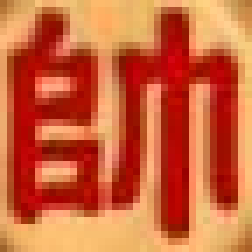
//> input picture red_general.png, 36 x 36 px (shown 7 times larger)
$ ./WPFHOG ../red_general.png   (built with g++ and OpenCV 4)
//> lines starting //> are read from the running program, lines starting //| are printed output that depends on the picture
//> further down, image is the input picture: 36 rows x 36 cols, CV_8UC3; mean B, G, R 59.9, 100.3, 205.6
### hog/feature.h
#include "opencv/cv.h"
#include "opencv2/objdetect/objdetect.hpp"
#include "opencv2/highgui/highgui.hpp"

typedef struct{
	int sizeX;
	int sizeY;
	int numFeatures;
	float *map;
} FeatureMap;
int getFeature(const IplImage * image, const int k, FeatureMap **map);


/*
// Feature map Normalization and Truncation
//
// API
// int normalizationAndTruncationFeatureMaps(featureMap *map, const float alfa);
// INPUT
// map               - feature map
// alfa              - truncation threshold
// OUTPUT
// map               - truncated and normalized feature map
// RESULT
// Error status
*/
int normalizehog(FeatureMap *map, const float alfa);

/*
// Feature map reduction
// In each cell we reduce dimension of the feature vector
// according to original paper special procedure
//
// API
// int PCAFeatureMaps(featureMap *map)
// INPUT
// map               - feature map
// OUTPUT
// map               - feature map
// RESULT
// Error status
*/
int PCAFeature(FeatureMap *map);

### hog/feature.cpp
#include "opencv/cv.h"
#include "opencv2/objdetect/objdetect.hpp"
#include "opencv2/highgui/highgui.hpp"
#include "feature.h"
#define PI CV_PI
#define NUM_SECTOR 9


#ifndef max
#define max(a,b)            (((a) > (b)) ? (a) : (b))
#endif

#ifndef min
#define min(a,b)            (((a) < (b)) ? (a) : (b))
#endif

/*
// Getting feature map for the selected subimage
//
// API
// int getFeatureMaps(const IplImage * image, const int k, featureMap **map);
// INPUT
// image             - selected subimage
// k                 - size of cells
// OUTPUT
// map               - feature map
// RESULT
// Error status
*/
int getFeature(const IplImage* image, const int k, FeatureMap **map)
{
//> called with k = 8
    int sizeX, sizeY;
    int p, px, stringSize;
    int height, width, numChannels;
    int i, j, kk, c, ii, jj, d;
    float  * datadx, * datady;

    int   ch;

    float magnitude, x, y, tx, ty;

    IplImage * dx, * dy;
    int *nearest;
    float *w, a_x, b_x;


    float kernel[3] = {-1.f, 0.f, 1.f};
    CvMat kernel_dx = cvMat(1, 3, CV_32F, kernel);
    CvMat kernel_dy = cvMat(3, 1, CV_32F, kernel);


    float * r;
    int   * alfa;

    float boundary_x[NUM_SECTOR + 1];
    float boundary_y[NUM_SECTOR + 1];
    float max, dotProd;
    int   maxi;

    height = image->height;
    width  = image->width ;

    numChannels = image->nChannels;

    dx    = cvCreateImage(cvSize(image->width, image->height),
                          IPL_DEPTH_32F, 3);
    dy    = cvCreateImage(cvSize(image->width, image->height),
                          IPL_DEPTH_32F, 3);

    sizeX = width  / k;
    sizeY = height / k;
    /*px    = 3 * NUM_SECTOR;
    p     = px;*/
	p = NUM_SECTOR;
    stringSize = sizeX * p;
    //allocFeatureMapObject(map, sizeX, sizeY, p);


	(*map) = (FeatureMap *)malloc(sizeof(FeatureMap));
	(*map)->sizeX       = sizeX;
	(*map)->sizeY       = sizeY;
	(*map)->numFeatures = p;
	(*map)->map = (float *) malloc(sizeof (float) *
		(sizeX * sizeY  * p));
	for(int i = 0; i < sizeX * sizeY * p; i++)
	{
		(*map)->map[i] = 0.0f;
	}


    cvFilter2D(image, dx, &kernel_dx, cvPoint(-1, 0));
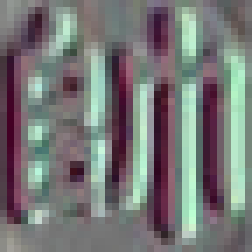
//> dx: 36 rows x 36 cols, CV_32FC3 (shown 7 times larger); mean B, G, R 0.3, 1, 0.4; drawn with min black and max white
    cvFilter2D(image, dy, &kernel_dy, cvPoint(0, -1));
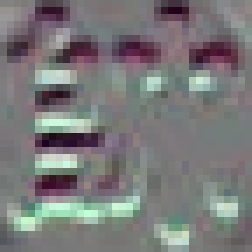
//> dy: 36 rows x 36 cols, CV_32FC3 (shown 7 times larger); mean B, G, R -0.3, -0.2, 0.1; drawn with min black and max white

    float arg_vector;
    for(i = 0; i <= NUM_SECTOR; i++)
    {
        arg_vector    = ( (float) i ) * ( (float)(PI) / (float)(NUM_SECTOR) );
        boundary_x[i] = cosf(arg_vector);
        boundary_y[i] = sinf(arg_vector);
    }/*for(i = 0; i <= NUM_SECTOR; i++) */

    r    = (float *)malloc( sizeof(float) * (width * height));
    alfa = (int   *)malloc( sizeof(int  ) * (width * height * 2));

    for(j = 1; j < height - 1; j++)
    {
        datadx = (float*)(dx->imageData + dx->widthStep * j);
        datady = (float*)(dy->imageData + dy->widthStep * j);
        for(i = 1; i < width - 1; i++)
        {
            c = 0;
            x = (datadx[i * numChannels + c]);
            y = (datady[i * numChannels + c]);

            r[j * width + i] =sqrtf(x * x + y * y);
            for(ch = 1; ch < numChannels; ch++)
            {
                tx = (datadx[i * numChannels + ch]);
                ty = (datady[i * numChannels + ch]);
                magnitude = sqrtf(tx * tx + ty * ty);
                if(magnitude > r[j * width + i])
                {
                    r[j * width + i] = magnitude;
                    c = ch;
                    x = tx;
                    y = ty;
                }
            }/*for(ch = 1; ch < numChannels; ch++)*/

            max  = boundary_x[0] * x + boundary_y[0] * y;
            maxi = 0;
            for (kk = 0; kk < NUM_SECTOR; kk++)
            {
                dotProd = boundary_x[kk] * x + boundary_y[kk] * y;
                if (dotProd > max)
                {
                    max  = dotProd;
                    maxi = kk;
                }
                else
                {
                    if (-dotProd > max)
                    {
                        max  = -dotProd;
                        maxi = kk + NUM_SECTOR;
                    }
                }
            }
            alfa[j * width * 2 + i * 2    ] = maxi % NUM_SECTOR;
            alfa[j * width * 2 + i * 2 + 1] = maxi;
        }/*for(i = 0; i < width; i++)*/
    }/*for(j = 0; j < height; j++)*/
//> this loop made 34 passes
//> (c, x, y, tx, ty, magnitude) on passes 1 to 8: (1, -24, 10, -6, 20, 20.88), (0, -31, 24, -14, 31, 34.01), (1, -46, 44, -31, 33, 45.28), (0, -53, 25, -34, 13, 36.4), (0, -30, 11, -16, 3, 16.28), (1, 18, -13, 11, -11, 15.56), (1, 51, -24, 25, -2, 25.08), (1, 102, -33, 50, -6, 50.36)
//> after the loop, c = 1; x = -48; y = -40; tx = -41; ty = -31; magnitude = 51.4; max = 62.48; maxi = 11


    nearest = (int  *)malloc(sizeof(int  ) *  k);
    w       = (float*)malloc(sizeof(float) * (k * 2));

    for(i = 0; i < k / 2; i++)
    {
        nearest[i] = -1;
    }/*for(i = 0; i < k / 2; i++)*/
    for(i = k / 2; i < k; i++)
    {
        nearest[i] = 1;
    }/*for(i = k / 2; i < k; i++)*/

    for(j = 0; j < k / 2; j++)
    {
        b_x = k / 2 + j + 0.5f;
        a_x = k / 2 - j - 0.5f;
        w[j * 2    ] = 1.0f/a_x * ((a_x * b_x) / ( a_x + b_x));
        w[j * 2 + 1] = 1.0f/b_x * ((a_x * b_x) / ( a_x + b_x));
    }/*for(j = 0; j < k / 2; j++)*/
    for(j = k / 2; j < k; j++)
    {
        a_x = j - k / 2 + 0.5f;
        b_x =-j + k / 2 - 0.5f + k;
        w[j * 2    ] = 1.0f/a_x * ((a_x * b_x) / ( a_x + b_x));
        w[j * 2 + 1] = 1.0f/b_x * ((a_x * b_x) / ( a_x + b_x));
    }/*for(j = k / 2; j < k; j++)*/


    for(i = 0; i < sizeY; i++)
    {
      for(j = 0; j < sizeX; j++)
      {
        for(ii = 0; ii < k; ii++)
        {
          for(jj = 0; jj < k; jj++)
          {
            if ((i * k + ii > 0) &&
                (i * k + ii < height - 1) &&
                (j * k + jj > 0) &&
                (j * k + jj < width  - 1))
            {
              d = (k * i + ii) * width + (j * k + jj);
              (*map)->map[ i * stringSize + j * (*map)->numFeatures + alfa[d * 2    ]] +=
                  r[d] * w[ii * 2] * w[jj * 2];
              /*(*map)->map[ i * stringSize + j * (*map)->numFeatures + alfa[d * 2 + 1] + NUM_SECTOR] +=
                  r[d] * w[ii * 2] * w[jj * 2];*/
              if ((i + nearest[ii] >= 0) &&
                  (i + nearest[ii] <= sizeY - 1))
              {
                (*map)->map[(i + nearest[ii]) * stringSize + j * (*map)->numFeatures + alfa[d * 2    ]             ] +=
                  r[d] * w[ii * 2 + 1] * w[jj * 2 ];
                /*(*map)->map[(i + nearest[ii]) * stringSize + j * (*map)->numFeatures + alfa[d * 2 + 1] + NUM_SECTOR] +=
                  r[d] * w[ii * 2 + 1] * w[jj * 2 ];*/
              }
              if ((j + nearest[jj] >= 0) &&
                  (j + nearest[jj] <= sizeX - 1))
              {
                (*map)->map[i * stringSize + (j + nearest[jj]) * (*map)->numFeatures + alfa[d * 2    ]             ] +=
                  r[d] * w[ii * 2] * w[jj * 2 + 1];
                /*(*map)->map[i * stringSize + (j + nearest[jj]) * (*map)->numFeatures + alfa[d * 2 + 1] + NUM_SECTOR] +=
                  r[d] * w[ii * 2] * w[jj * 2 + 1];*/
              }
              if ((i + nearest[ii] >= 0) &&
                  (i + nearest[ii] <= sizeY - 1) &&
                  (j + nearest[jj] >= 0) &&
                  (j + nearest[jj] <= sizeX - 1))
              {
                (*map)->map[(i + nearest[ii]) * stringSize + (j + nearest[jj]) * (*map)->numFeatures + alfa[d * 2    ]             ] +=
                  r[d] * w[ii * 2 + 1] * w[jj * 2 + 1];
                /*(*map)->map[(i + nearest[ii]) * stringSize + (j + nearest[jj]) * (*map)->numFeatures + alfa[d * 2 + 1] + NUM_SECTOR] +=
                  r[d] * w[ii * 2 + 1] * w[jj * 2 + 1];*/
              }
            }
          }/*for(jj = 0; jj < k; jj++)*/
        }/*for(ii = 0; ii < k; ii++)*/
      }/*for(j = 1; j < sizeX - 1; j++)*/
    }/*for(i = 1; i < sizeY - 1; i++)*/
//> this loop made 4 passes
//> d on passes 1 to 4: 283, 571, 859, 1147
//> after the loop, d = 1147

    cvReleaseImage(&dx);
    cvReleaseImage(&dy);


    free(w);
    free(nearest);

    free(r);
    free(alfa);

    return 1;
}

/*
// Feature map Normalization and Truncation
//
// API
// int normalizeAndTruncate(featureMap *map, const float alfa);
// INPUT
// map               - feature map
// alfa              - truncation threshold
// OUTPUT
// map               - truncated and normalized feature map
// RESULT
// Error status
*/
int normalizehog(FeatureMap *map, const float alfa)
{
//> called with alfa = 0.2
    int i,j, ii;
    int sizeX, sizeY, p, pos, pp, xp, pos1, pos2;
    float * partOfNorm; // norm of C(i, j)
    float * newData;
    float   valOfNorm;

    sizeX     = map->sizeX;
//> sizeX = 4
    sizeY     = map->sizeY;
//> sizeY = 4
    partOfNorm = (float *)malloc (sizeof(float) * (sizeX * sizeY));

    p  = NUM_SECTOR;
    /*xp = NUM_SECTOR * 3;
    pp = NUM_SECTOR * 12;*/
	xp = NUM_SECTOR;
	pp = NUM_SECTOR * 4;

    for(i = 0; i < sizeX * sizeY; i++)
    {
        valOfNorm = 0.0f;
        pos = i * map->numFeatures;
        for(j = 0; j < p; j++)
        {
            valOfNorm += map->map[pos + j] * map->map[pos + j];
        }/*for(j = 0; j < p; j++)*/
        partOfNorm[i] = valOfNorm;
    }/*for(i = 0; i < sizeX * sizeY; i++)*/
//> this loop made 16 passes
//> (pos, valOfNorm) on passes 1 to 8: (0, 1984182.8), (9, 1244604.1), (18, 1426969.8), (27, 2151513.2), (36, 3166603.2), (45, 4953460.5), (54, 8846290), (63, 5810305)
//> after the loop, valOfNorm = 11919395

    sizeX -= 2;
//> sizeX = 2
    sizeY -= 2;
//> sizeY = 2

    newData = (float *)malloc (sizeof(float) * (sizeX * sizeY * pp));
//normalization
    for(i = 1; i <= sizeY; i++)
    {
        for(j = 1; j <= sizeX; j++)
        {
            valOfNorm = sqrtf(
                partOfNorm[(i    )*(sizeX + 2) + (j    )] +
                partOfNorm[(i    )*(sizeX + 2) + (j + 1)] +
                partOfNorm[(i + 1)*(sizeX + 2) + (j    )] +
                partOfNorm[(i + 1)*(sizeX + 2) + (j + 1)]);
            pos1 = (i  ) * (sizeX + 2) * xp + (j  ) * xp;
            pos2 = (i-1) * (sizeX    ) * pp + (j-1) * pp;
			if (valOfNorm==0.0)
			{
				for(ii = 0; ii < p; ii++)
				{
					newData[pos2 + ii        ] = alfa;
				}/*for(ii = 0; ii < p; ii++)*/
				//for(ii = 0; ii < 2 * p; ii++)
				//{
				//	newData[pos2 + ii + p * 4] = alfa;
				//}/*for(ii = 0; ii < 2 * p; ii++)*/
			}
			else
			{
				for(ii = 0; ii < p; ii++)
				{
					newData[pos2 + ii        ] = map->map[pos1 + ii    ] / valOfNorm;
				}/*for(ii = 0; ii < p; ii++)*/
				//for(ii = 0; ii < 2 * p; ii++)
				//{
				//	newData[pos2 + ii + p * 4] = map->map[pos1 + ii + p] / valOfNorm;
				//}/*for(ii = 0; ii < 2 * p; ii++)*/
			}
            // [8 lines of commented-out code are left out]
            valOfNorm = sqrtf(
                partOfNorm[(i    )*(sizeX + 2) + (j    )] +
                partOfNorm[(i    )*(sizeX + 2) + (j + 1)] +
                partOfNorm[(i - 1)*(sizeX + 2) + (j    )] +
                partOfNorm[(i - 1)*(sizeX + 2) + (j + 1)]);
            if (valOfNorm==0.0)
            {
				for(ii = 0; ii < p; ii++)
				{
					newData[pos2 + ii + p    ] = alfa;
				}/*for(ii = 0; ii < p; ii++)*/
				//for(ii = 0; ii < 2 * p; ii++)
				//{
				//	newData[pos2 + ii + p * 6] = alfa;
				//}/*for(ii = 0; ii < 2 * p; ii++)*/
            }
            else
            {
				for(ii = 0; ii < p; ii++)
				{
					newData[pos2 + ii + p    ] = map->map[pos1 + ii    ] / valOfNorm;
				}/*for(ii = 0; ii < p; ii++)*/
				//for(ii = 0; ii < 2 * p; ii++)
				//{
				//	newData[pos2 + ii + p * 6] = map->map[pos1 + ii + p] / valOfNorm;
				//}/*for(ii = 0; ii < 2 * p; ii++)*/
            }
			// [8 lines of commented-out code are left out]
            valOfNorm = sqrtf(
                partOfNorm[(i    )*(sizeX + 2) + (j    )] +
                partOfNorm[(i    )*(sizeX + 2) + (j - 1)] +
                partOfNorm[(i + 1)*(sizeX + 2) + (j    )] +
                partOfNorm[(i + 1)*(sizeX + 2) + (j - 1)]);
			if (valOfNorm==0.0)
			{
				for(ii = 0; ii < p; ii++)
				{
					newData[pos2 + ii + p * 2] = alfa;
				}/*for(ii = 0; ii < p; ii++)*/
				//for(ii = 0; ii < 2 * p; ii++)
				//{
				//	newData[pos2 + ii + p * 8] = alfa;
				//}/*for(ii = 0; ii < 2 * p; ii++)*/
			}
			else
			{
				for(ii = 0; ii < p; ii++)
				{
					newData[pos2 + ii + p * 2] = map->map[pos1 + ii    ] / valOfNorm;
				}/*for(ii = 0; ii < p; ii++)*/
				//for(ii = 0; ii < 2 * p; ii++)
				//{
				//	newData[pos2 + ii + p * 8] = map->map[pos1 + ii + p] / valOfNorm;
				//}/*for(ii = 0; ii < 2 * p; ii++)*/
			}
            // [8 lines of commented-out code are left out]
            valOfNorm = sqrtf(
                partOfNorm[(i    )*(sizeX + 2) + (j    )] +
                partOfNorm[(i    )*(sizeX + 2) + (j - 1)] +
                partOfNorm[(i - 1)*(sizeX + 2) + (j    )] +
                partOfNorm[(i - 1)*(sizeX + 2) + (j - 1)]);
            if (valOfNorm==0.0)
            {
				for(ii = 0; ii < p; ii++)
				{
					newData[pos2 + ii + p * 3 ] = alfa;
				}/*for(ii = 0; ii < p; ii++)*/
				//for(ii = 0; ii < 2 * p; ii++)
				//{
				//	newData[pos2 + ii + p * 10] = alfa;
				//}/*for(ii = 0; ii < 2 * p; ii++)*/
            }
            else
            {
				for(ii = 0; ii < p; ii++)
				{
					newData[pos2 + ii + p * 3 ] = map->map[pos1 + ii    ] / valOfNorm;
				}/*for(ii = 0; ii < p; ii++)*/
				//for(ii = 0; ii < 2 * p; ii++)
				//{
				//	newData[pos2 + ii + p * 10] = map->map[pos1 + ii + p] / valOfNorm;
				//}/*for(ii = 0; ii < 2 * p; ii++)*/
            }
			// [8 lines of commented-out code are left out]
        }/*for(j = 1; j <= sizeX; j++)*/
    }/*for(i = 1; i <= sizeY; i++)*/
//> this loop made 2 passes
//> (valOfNorm, pos1, pos2) on passes 1 to 2: (4058.5, 54, 36), (6603.8, 90, 108)
//> after the loop, valOfNorm = 6603.8; pos1 = 90; pos2 = 108
//truncation
    for(i = 0; i < sizeX * sizeY * pp; i++)
    {
        if(newData [i] > alfa) newData [i] = alfa;
    }/*for(i = 0; i < sizeX * sizeY * pp; i++)*/
//> this loop made 144 passes
//swop data

    map->numFeatures  = pp;
    map->sizeX = sizeX;
//> map->sizeX = 2
    map->sizeY = sizeY;
//> map->sizeY = 2

    free (map->map);
    free (partOfNorm);

    map->map = newData;

    return 1;
}
/*
// Feature map reduction
// In each cell we reduce dimension of the feature vector
// according to original paper special procedure
//
// API
// int PCAFeatureMaps(featureMap *map)
// INPUT
// map               - feature map
// OUTPUT
// map               - feature map
// RESULT
// Error status
*/
int PCAFeature(FeatureMap *map)
{
    int i,j, ii, jj, k;
    int sizeX, sizeY, p,  pp, xp, yp, pos1, pos2;
    float * newData;
    float val;
    float nx, ny;

    sizeX = map->sizeX;
//> sizeX = 2
    sizeY = map->sizeY;
//> sizeY = 2
    p     = map->numFeatures;
//> p = 36
    //pp    = NUM_SECTOR * 3 + 4;
	pp    = NUM_SECTOR + 4;
    yp    = 4;
    xp    = NUM_SECTOR;

    nx    = 1.0f / sqrtf((float)(xp * 2));
    ny    = 1.0f / sqrtf((float)(yp    ));

    newData = (float *)malloc (sizeof(float) * (sizeX * sizeY * pp));

    for(i = 0; i < sizeY; i++)
    {
        for(j = 0; j < sizeX; j++)
        {
            pos1 = ((i)*sizeX + j)*p;
            pos2 = ((i)*sizeX + j)*pp;
            k = 0;
            // [10 lines of commented-out code are left out]
            for(jj = 0; jj < xp; jj++)
            {
                val = 0;
                for(ii = 0; ii < yp; ii++)
                {
                    val += map->map[pos1 + ii * xp + jj];
                }/*for(ii = 0; ii < yp; ii++)*/
                newData[pos2 + k] = val * ny;
                k++;
            }/*for(jj = 0; jj < xp; jj++)*/
            for(ii = 0; ii < yp; ii++)
            {
                val = 0;
                //for(jj = 0; jj < 2 * xp; jj++)
                //{
                //    val += map->map[pos1 + yp * xp + ii * xp * 2 + jj];
                //}/*for(jj = 0; jj < xp; jj++)*/

				for(jj = 0; jj <  xp; jj++)
				{
					val += map->map[pos1 + ii * xp + jj];
				}/*for(jj = 0; jj < xp; jj++)*/
                newData[pos2 + k] = val * nx;
                k++;
            } /*for(ii = 0; ii < yp; ii++)*/
        }/*for(j = 0; j < sizeX; j++)*/
    }/*for(i = 0; i < sizeY; i++)*/
//> this loop made 2 passes
//> (pos1, pos2, k, val) on passes 1 to 2: (36, 13, 13, 0.813), (108, 39, 13, 0.389)
//> after the loop, pos1 = 108; pos2 = 39; k = 13; val = 0.389
//swop data

    map->numFeatures = pp;

    free (map->map);

    map->map = newData;

    return 1;
}

### hog/WPFHOG.cpp
#include <opencv/cv.h>
#include <opencv/highgui.h>
#include <opencv2/objdetect/objdetect.hpp>

#include <stdio.h>
#include <string.h>
#include <ctype.h>
#include <cmath>
#include "feature.h"

//#define MATLAB
//#define DEBUG

#ifdef MATLAB
#include "mex.h"
#endif

using namespace cv;
using namespace std;

#ifdef MATLAB
/******************************************************
 * Matlab function
 *
 * descriptor = getHoG(I, blockSize, blockStride, cellSize, nbins)
 * - cellSize default [8 8]
 * - blockSize default [32 32]
 *
 ******************************************************/
void mexFunction(int nlhs, mxArray *plhs[], int nrhs, const mxArray *prhs[])
{
	if(nrhs == 0)
	{
		mexPrintf("Usage: descriptor = getHoG(I, blockSize, blockStride, cellSize, nbins)\n");
		return;
	}

	if(nrhs > 5)
	{
		mexErrMsgTxt("Invalid input parameter number\n");
	}
	if(nlhs > 1)
	{
		mexErrMsgTxt("Invalid output parameter number\n");
	}

	const mwSize * imsz = mxGetDimensions(prhs[0]);
	int ndim = mxGetNumberOfDimensions(prhs[0]);
	// [4 lines of commented-out code are left out]
	if(!mxIsUint8(prhs[0]))
	{
		mexErrMsgTxt("Error: Not uchar image data!");
	}

	unsigned char * inimg = (unsigned char*) mxGetData(prhs[0]);

	int M = imsz[0]; // nrows == height
	int N = imsz[1]; // ncols == width

	int height = M;
	int width = N;
	int npixels = height * width;

	Size blockSize(32, 32);
	if(nrhs >= 2)
	{
		double *tmpmat = (double*) mxGetData(prhs[1]);
		blockSize.width = (int) tmpmat[0];
		blockSize.height = (int) tmpmat[1];
#ifdef DEBUG
		cout<<"blockSize = "<<blockSize.width<<"x"<<blockSize.height<<endl;
#endif
	}

	Size blockStride(8, 8);
	if(nrhs >= 3)
	{
		double *tmpmat = (double*) mxGetData(prhs[2]);
		blockStride.width = (int) tmpmat[0];
		blockStride.height = (int) tmpmat[1];
#ifdef DEBUG
		cout<<"blockStride = "<<blockStride.width<<"x"<<blockStride.height<<endl;
#endif
	}

	Size cellSize(8, 8);
	if(nrhs >= 4)
	{
		double * tmpmat = (double*) mxGetData(prhs[3]);
		cellSize.width = (int) tmpmat[0];
		cellSize.height = (int) tmpmat[1];
		//mexPrintf("cellSize = %dx%d\n", cellSize[0], cellSize[1]);
#ifdef DEBUG
		cout<<"cellSize = "<<cellSize.width<<"x"<<cellSize.height<<endl;
#endif
	}

	int nbins = 9;
	if(nrhs >= 5)
	{
		nbins = mxGetScalar(prhs[4]);
#ifdef DEBUG
		cout<<"nbins = "<<nbins<<endl;
#endif
	}

	Size winSize(width, height);

	IplImage * iplimg = cvCreateImage(cvSize(width, height), IPL_DEPTH_8U, ndim);
	for(int j = 0; j < height; j++)
	{
		uchar* ptr = (uchar*)(iplimg->imageData + j*iplimg->widthStep);
		for(int i = 0; i < width; i++)
		{
			for(int c = 0; c < ndim; c++)
			{
				ptr[ndim*i+c] = inimg[(ndim-c-1)*npixels + i*height+j];
			}
		}
	}

	FeatureMap ** map = new (FeatureMap*);
	getFeature(iplimg, 8, map);
	normalizehog(*map, 0.2);
	PCAFeature(*map);

	int nFeat = (*map)->numFeatures * (*map)->sizeX * (*map)->sizeY;
	float * _map = (*map)->map;
	vector<float> descriptors(_map, _map+nFeat);

	if(nlhs == 1)
	{
		mxArray * arr = mxCreateDoubleMatrix(1, descriptors.size(), mxREAL);
		double * arrdata = (double*)mxGetData(arr);
		for(int i = 0; i < descriptors.size(); i++)
			arrdata[i] = descriptors[i];
		plhs[0] = arr;
	}

    cvReleaseImage(&iplimg);

	delete map;
	delete [] (*map);
	return;
}
#else

int main(int argc, char** argv)
{
	IplImage * image = cvLoadImage(argv[1], 1);

	FeatureMap ** map = new (FeatureMap*);
	getFeature(image, 8, map);
	normalizehog(*map, 0.2);
	PCAFeature(*map);

	int nFeat = (*map)->numFeatures * (*map)->sizeX * (*map)->sizeY;
//> nFeat = 52
	float * _map = (*map)->map;
	vector<float> descriptors(_map, _map+nFeat);
//> descriptors = 52 values, max 0.4 at index 0, min 0.00493 at index 43, mean 0.171

	for(int j = 0; j < nFeat; j++)
	{
		printf("%f,", descriptors[j]);
	}
//> this loop made 52 passes
//| 0.400000,0.307971,0.074265,0.187885,0.348436,
//> (output is shown up to pass 5 of 52)
	printf("\n");
	delete map;
//> (the run ends here: the program crashes, at `delete [] (*map);`)
